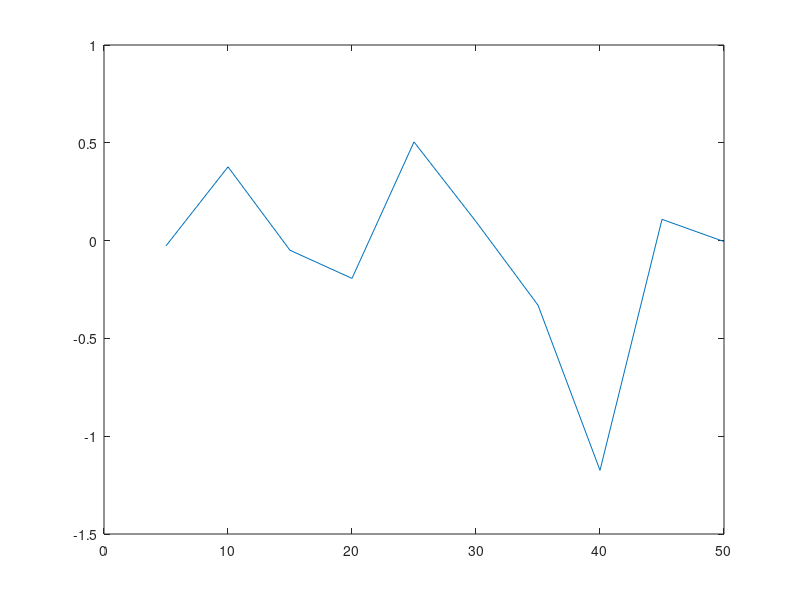

MATLAB code for this plot:
close all;
clear all;

w0 = 0.05*pi;
phi = 0;
sigmavCarre = 0.1;
N = 100;
%P = 10;

%Ajout du bruit
d = zeros(1,N);
v = zeros(1,N);
x = zeros(1,N);

for n=1:N
    d(n)=sin(w0*n +phi);
    v(n)=sigmavCarre*randn;
    x(n)= d(n)+v(n);
end

%Recherche des coefficients de Wopt:
EQMinValues = zeros(1,10);
PValues = zeros(1,10);

j = 1;
for P = 5:5:50
    PValues(1,j) = P;
    xP = x(1,1:P);
    dP = d(1,1:P);
    rdx = xcorr(dP,xP);
    rdx = rdx(:,1:P);
    rx = xcorr(xP);
    rx = rx(:,1:P);

    %Matrice d'autocorrélation Rx
    Rx = toeplitz(rx);
    Wopt = inv(Rx)*transpose(rdx);

    %Sortie du filtre
    xP = transpose(xP);
    Xbuffer = zeros(P,1);
    for i=1:N
        Xbuffer = [x(i);Xbuffer(1:P-1,:)];
        dchap(i) = transpose(Wopt)*Xbuffer;
    end

    %EQMin
    rd = xcorr(dP);
    EQMin = rd(1,1) - rdx*Wopt;
    EQMinValues(1,j) = EQMin;
    j=j+1;
end
plot(PValues,EQMinValues);

